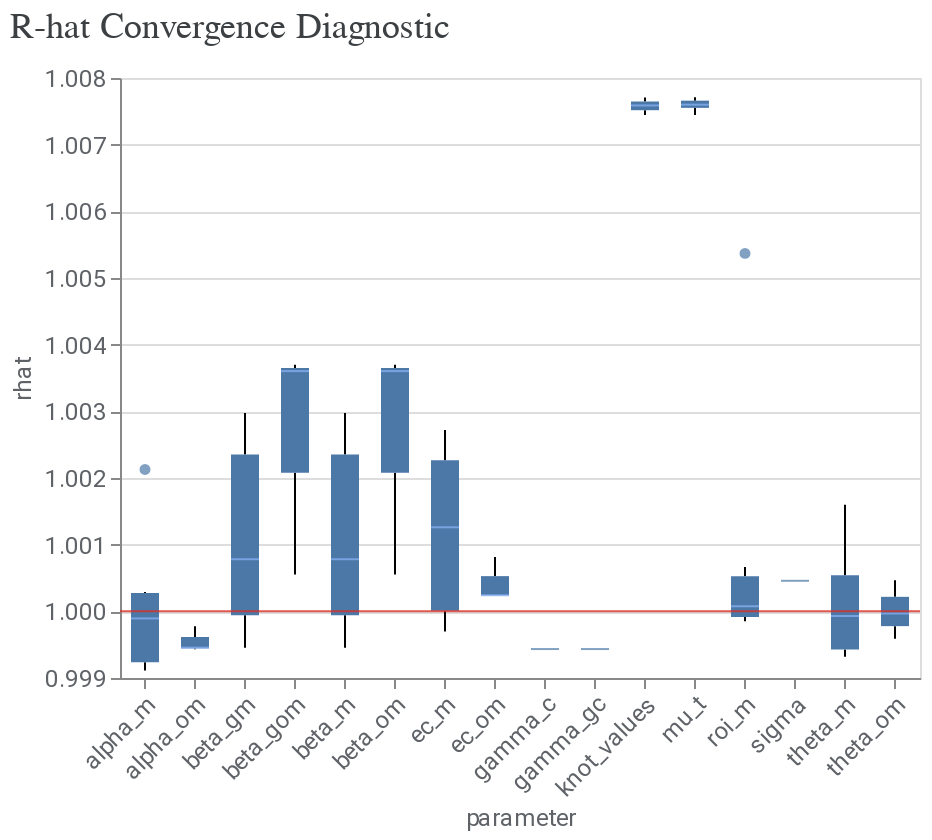

The notebook cell this image was saved under:
### Markdown cell above
##  Model Fit Diagnostics

### Code cell
model_fit = output_dict[model_iter]['model_diagnostics']
model_fit.plot_rhat_boxplot()

### Figure 1 — Vega-Lite specification as saved in the notebook (floating-point values rounded to 4 significant figures; data arrays with more than 128 entries replaced by an {"elided": "..."} marker saying what was removed)
{"config": {"view": {"continuousWidth": 300, "continuousHeight": 300}, "axis": {"labelColor": "#5F6368", "labelFont": "Roboto", "labelFontSize": 12, "titleColor": "#5F6368", "titleFont": "Roboto", "titleFontSize": 12, "titleFontWeight": "normal"}}, "layer": [{"data": {"name": "data-17b62276de56b5f71505594c91dbdbce"}, "mark": {"type": "boxplot", "median": {"color": "#8AB4F8"}, "outliers": {"filled": true}}, "encoding": {"x": {"axis": {"labelAngle": -45}, "field": "parameter", "type": "nominal"}, "y": {"field": "rhat", "scale": {"zero": false}, "type": "quantitative"}}}, {"data": {"name": "empty"}, "mark": {"type": "rule", "color": "#D93025", "opacity": 0.8}, "encoding": {"y": {"datum": 1}}}], "title": {"text": "R-hat Convergence Diagnostic", "anchor": "start", "color": "#3C4043", "font": "Google Sans Display", "fontSize": 18, "fontWeight": "normal", "offset": 10}, "width": 400, "$schema": "https://vega.github.io/schema/vega-lite/v5.20.1.json", "datasets": {"data-17b62276de56b5f71505594c91dbdbce": {"elided": "392 records"}, "empty": [{}]}}
